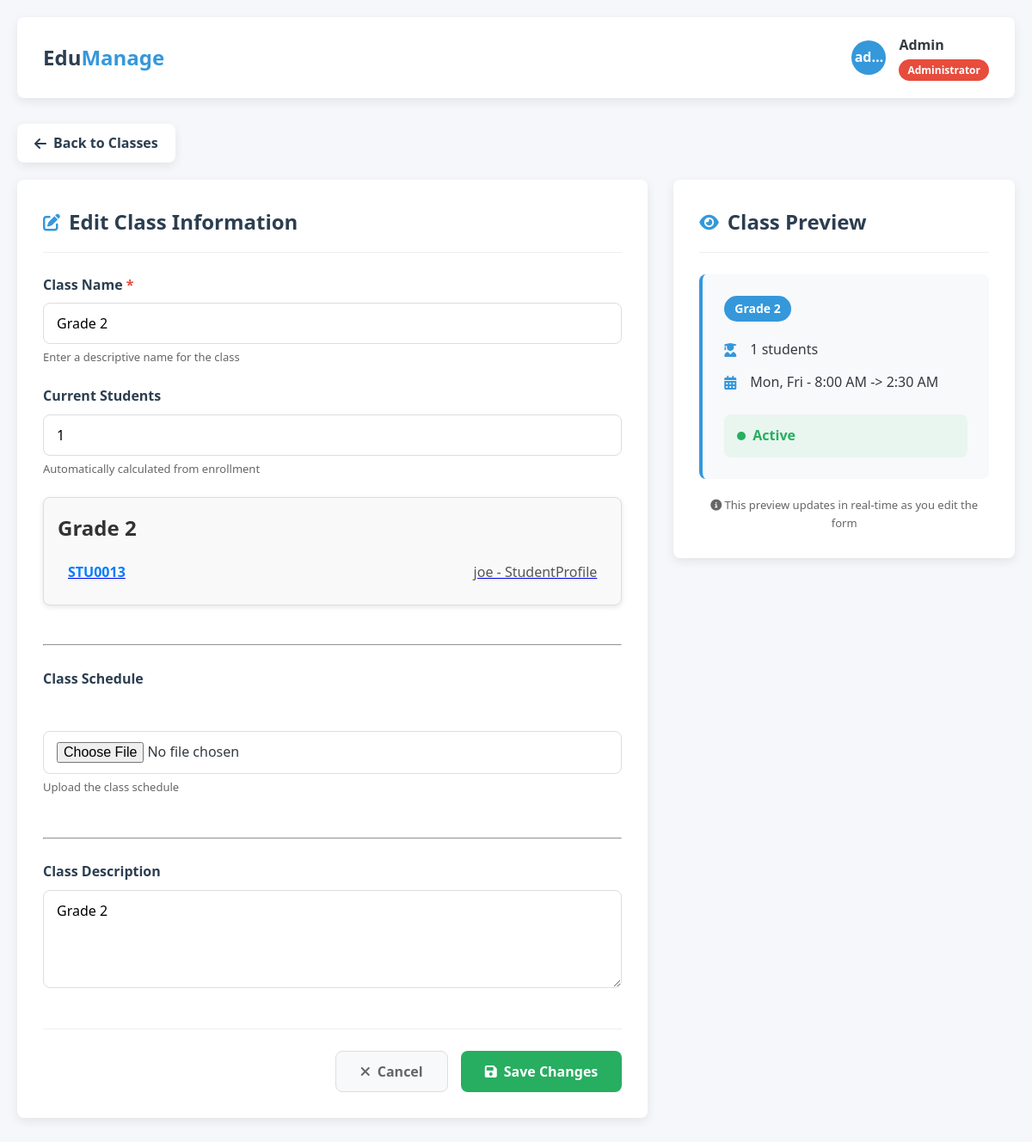
The app's page /classes/class_edit/2 (signed in), older data.
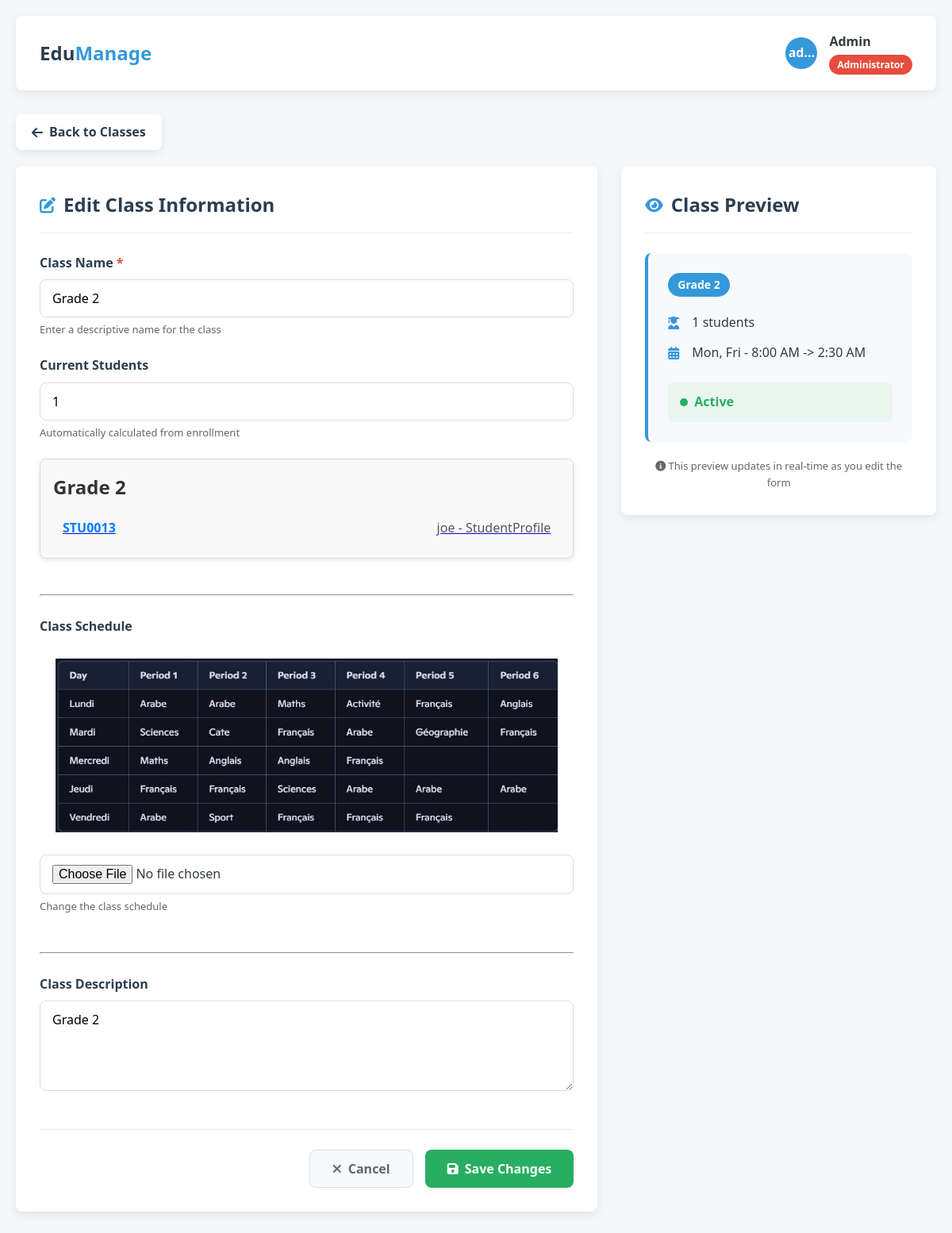
The same page, newer data.
### classes/models.py (models this page shows, shortened)
class Class(models.Model):
    name = models.CharField(max_length=100)
    description = models.TextField(blank=True, null=True)
    schedule_image = models.ImageField(upload_to='class_schedules/', blank=True, null=True)
    created_at = models.DateTimeField(auto_now_add=True)
    updated_at = models.DateTimeField(auto_now=True)
    class Meta:
        verbose_name = 'Class'
        verbose_name_plural = 'Classes'

### classes/views.py (the view, shortened to what this page needs)
# urls.py: path('class_edit/<int:id>',views.class_edit,name="class_edit"),
@login_required
def class_edit(request, id):
    selected_class = get_object_or_404(Class,id=id)
    students_count= StudentProfile.objects.filter(class_level=selected_class).count()
    if not request.user.is_superuser:
        return HttpResponse('Permission denied', status=403)
    return render(request,'classes/class_edit.html',{'class':selected_class,'students_count':students_count})

### users/models.py (called while the page is built)
    def __str__(self):
        return f"{self.user.get_full_name() or self.user.username} - {self.__class__.__name__}"

### templates/classes/class_edit.html (shortened to what the changed rows need)
<!DOCTYPE html>
<html lang="en">
<head>
    <link rel="stylesheet" href="https://cdnjs.cloudflare.com/ajax/libs/font-awesome/6.4.0/css/all.min.css">
</head>
<body>
    <div class="container">
        <div class="edit-container">
            <div class="form-section">
                <div class="section-title">
                    <h2>Edit Class Information</h2>
                </div>
                <form id="classEditForm" method="POST" enctype="multipart/form-data">
                    <div class="form-row">
                        <div class="form-group">
                            <label for="className" class="required">Class Name</label>
                            <input name="class_name" type="text" id="className" class="form-control" value="{{class.name}}" required>
                            <div class="form-help">Enter a descriptive name for the class</div>
                        </div>
                    </div>
                     <div class="class-card">
  <h2 class="class-title">{{ class.name }}</h2>
  <ul class="student-list">
    {% for student in class.students.all %}
    <a href="{% url 'admin:users_studentprofile_change' student.id %}">
    </a>
    {% empty %}
      <li class="no-students">No students enrolled in this class.</li>
    {% endfor %}
  </ul>
</div>
<br><hr><br>
                    <div class="form-group">
                        <label for="classSchedule">Class Schedule</label>
                        <div class="container">
                            {% if class.schedule_image %}<img src="{{class.schedule_image.url}}" alt="" style="max-width: 100%; height: auto;">{% endif %}
                        </div>
                        <input name="schedule_image" type="file" id="classSchedule" class="form-control" accept="image/*">
                        <div class="form-help">{% if class.schedule_image %}Change {% else %}Upload{% endif %}  the class schedule</div>
                    </div>
            <br><hr><br>
                    <div class="form-group">
                        <label for="classDescription">Class Description</label>
                        <textarea name="class_description" id="classDescription" class="form-control" rows="4">{{class.description}}</textarea>
                    </div>
                </form>
            </div>
            <div class="preview-section">
                <div class="section-title">
                    <h2>Class Preview</h2>
                </div>
                <div class="preview-card" id="classPreview">
                    <div class="preview-grade" id="previewGrade">{{class.name}}</div>
                    <div class="preview-info">
                        <div class="preview-item">
                        </div>
                        <div class="preview-item">
                        </div>
                    </div>
                    <div class="preview-status">
                        <div class="status-indicator">
                        </div>
                    </div>
                </div>
            </div>
        </div>
    </div>
</body>
</html>

Row changes from the older to the newer data that the page shows:
changed Class "Grade 2": schedule_image: picture added
Text that changed along with them:
text no longer shown: "Upload"
text now shown: "Change"
